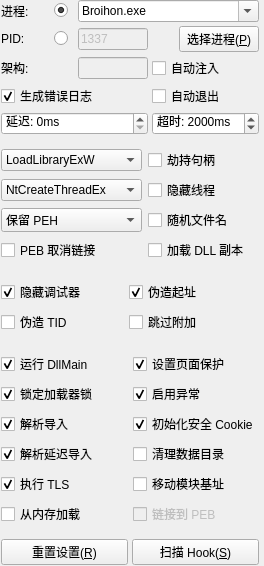
       <widget class="QFrame" name="fr_settings">
        <property name="sizePolicy">
         <sizepolicy hsizetype="Minimum" vsizetype="Minimum">
          <horstretch>0</horstretch>
          <verstretch>0</verstretch>
         </sizepolicy>
        </property>
        <property name="styleSheet">
         <string notr="true"/>
        </property>
        <layout class="QGridLayout" name="gridLayout_4">
         <property name="sizeConstraint">
          <enum>QLayout::SetMinimumSize</enum>
         </property>
         <property name="leftMargin">
          <number>1</number>
         </property>
         <property name="topMargin">
          <number>0</number>
         </property>
         <property name="rightMargin">
          <number>5</number>
         </property>
         <property name="bottomMargin">
          <number>1</number>
         </property>
         <property name="spacing">
          <number>4</number>
         </property>
         <item row="7" column="0" colspan="3">
          <layout class="QVBoxLayout" name="lay_delay_generate">
           <item>
            <widget class="QCheckBox" name="cb_error">
             <property name="sizePolicy">
              <sizepolicy hsizetype="Preferred" vsizetype="Fixed">
               <horstretch>0</horstretch>
               <verstretch>0</verstretch>
              </sizepolicy>
             </property>
             <property name="toolTip">
              <string>&lt;html&gt;&lt;head/&gt;&lt;body&gt;&lt;p&gt;如果勾选，注入失败时会将错误信息写入 GH_Inj_Log.txt。&lt;/p&gt;&lt;/body&gt;&lt;/html&gt;</string>
             </property>
             <property name="text">
              <string>生成错误日志</string>
             </property>
             <property name="checked">
              <bool>true</bool>
             </property>
            </widget>
           </item>
           <item>
            <widget class="QSpinBox" name="sp_delay">
             <property name="toolTip">
              <string>&lt;html&gt;&lt;head/&gt;&lt;body&gt;&lt;p&gt;按指定时间延迟注入。&lt;/p&gt;&lt;/body&gt;&lt;/html&gt;</string>
             </property>
             <property name="buttonSymbols">
              <enum>QAbstractSpinBox::UpDownArrows</enum>
             </property>
             <property name="suffix">
              <string>ms</string>
             </property>
             <property name="prefix">
              <string>延迟: </string>
             </property>
             <property name="maximum">
              <number>60000</number>
             </property>
             <property name="singleStep">
              <number>100</number>
             </property>
             <property name="stepType">
              <enum>QAbstractSpinBox::DefaultStepType</enum>
             </property>
            </widget>
           </item>
          </layout>
         </item>
         <item row="4" column="3">
          <layout class="QHBoxLayout" name="lay_iconselect">
           <item>
            <widget class="QLabel" name="lbl_proc_icon">
             <property name="sizePolicy">
              <sizepolicy hsizetype="Preferred" vsizetype="Fixed">
               <horstretch>0</horstretch>
               <verstretch>0</verstretch>
              </sizepolicy>
             </property>
             <property name="minimumSize">
              <size>
               <width>0</width>
               <height>23</height>
              </size>
             </property>
             <property name="maximumSize">
              <size>
               <width>16777215</width>
               <height>23</height>
              </size>
             </property>
             <property name="text">
              <string/>
             </property>
            </widget>
           </item>
           <item>
            <widget class="QPushButton" name="btn_proc">
             <property name="sizePolicy">
              <sizepolicy hsizetype="Preferred" vsizetype="Fixed">
               <horstretch>0</horstretch>
               <verstretch>0</verstretch>
              </sizepolicy>
             </property>
             <property name="toolTip">
              <string>&lt;html&gt;&lt;head/&gt;&lt;body&gt;&lt;p&gt;使用进程列表选择进程。&lt;/p&gt;&lt;/body&gt;&lt;/html&gt;</string>
             </property>
             <property name="text">
              <string>选择进程(&amp;P)</string>
             </property>
            </widget>
           </item>
          </layout>
         </item>
         <item row="0" column="1">
          <widget class="QRadioButton" name="rb_proc">
           <property name="sizePolicy">
            <sizepolicy hsizetype="Preferred" vsizetype="Fixed">
             <horstretch>0</horstretch>
             <verstretch>0</verstretch>
            </sizepolicy>
           </property>
           <property name="maximumSize">
            <size>
             <width>20</width>
             <height>16777215</height>
            </size>
           </property>
           <property name="toolTip">
            <string>&lt;html&gt;&lt;head/&gt;&lt;body&gt;&lt;p&gt;通过可执行文件名选择目标进程（不唯一）。&lt;/p&gt;&lt;/body&gt;&lt;/html&gt;</string>
           </property>
           <property name="text">
            <string/>
           </property>
           <property name="checked">
            <bool>true</bool>
           </property>
          </widget>
         </item>
         <item row="15" column="0" colspan="4">
          <layout class="QHBoxLayout" name="lay_bottom">
           <item>
            <widget class="QPushButton" name="btn_reset">
             <property name="sizePolicy">
              <sizepolicy hsizetype="Preferred" vsizetype="Fixed">
               <horstretch>0</horstretch>
               <verstretch>0</verstretch>
              </sizepolicy>
             </property>
             <property name="text">
              <string>重置设置(&amp;R)</string>
             </property>
            </widget>
           </item>
           <item>
            <widget class="QPushButton" name="btn_hooks">
             <property name="sizePolicy">
              <sizepolicy hsizetype="Preferred" vsizetype="Fixed">
               <horstretch>0</horstretch>
               <verstretch>0</verstretch>
              </sizepolicy>
             </property>
             <property name="toolTip">
              <string/>
             </property>
             <property name="text">
              <string>扫描 Hook(&amp;S)</string>
             </property>
            </widget>
           </item>
          </layout>
         </item>
         <item row="7" column="3">
          <layout class="QVBoxLayout" name="lay_exit_timeout">
           <item>
            <widget class="QCheckBox" name="cb_close">
             <property name="sizePolicy">
              <sizepolicy hsizetype="Preferred" vsizetype="Fixed">
               <horstretch>0</horstretch>
               <verstretch>0</verstretch>
              </sizepolicy>
             </property>
             <property name="toolTip">
              <string>&lt;html&gt;&lt;head/&gt;&lt;body&gt;&lt;p&gt;注入勾选的 DLL 后自动关闭程序。&lt;/p&gt;&lt;/body&gt;&lt;/html&gt;</string>
             </property>
             <property name="text">
              <string>自动退出</string>
             </property>
            </widget>
           </item>
           <item>
            <widget class="QSpinBox" name="sp_timeout">
             <property name="toolTip">
              <string>&lt;html&gt;&lt;head/&gt;&lt;body&gt;&lt;p&gt;等待 DllMain 完成的时间。&lt;/p&gt;&lt;/body&gt;&lt;/html&gt;</string>
             </property>
             <property name="suffix">
              <string>ms</string>
             </property>
             <property name="prefix">
              <string>超时: </string>
             </property>
             <property name="maximum">
              <number>60000</number>
             </property>
             <property name="singleStep">
              <number>100</number>
             </property>
             <property name="value">
              <number>2000</number>
             </property>
            </widget>
           </item>
          </layout>
         </item>
         <item row="4" column="0">
          <widget class="QLabel" name="lbl_pid">
           <property name="sizePolicy">
            <sizepolicy hsizetype="Preferred" vsizetype="Preferred">
             <horstretch>0</horstretch>
             <verstretch>0</verstretch>
            </sizepolicy>
           </property>
           <property name="toolTip">
            <string>&lt;html&gt;&lt;head/&gt;&lt;body&gt;&lt;p&gt;通过 PID 选择目标进程（唯一，但进程重启后会变化）。&lt;/p&gt;&lt;/body&gt;&lt;/html&gt;</string>
           </property>
           <property name="text">
            <string>PID:</string>
           </property>
          </widget>
         </item>
         <item row="4" column="2">
          <widget class="QLineEdit" name="txt_pid">
           <property name="enabled">
            <bool>false</bool>
           </property>
           <property name="sizePolicy">
            <sizepolicy hsizetype="Preferred" vsizetype="Fixed">
             <horstretch>0</horstretch>
             <verstretch>0</verstretch>
            </sizepolicy>
           </property>
           <property name="maximumSize">
            <size>
             <width>70</width>
             <height>16777215</height>
            </size>
           </property>
           <property name="text">
            <string>1337</string>
           </property>
          </widget>
         </item>
         <item row="11" column="0" colspan="4">
          <widget class="QFrame" name="fr_cloak">
           <layout class="QGridLayout" name="gridLayout_3">
            <property name="leftMargin">
             <number>0</number>
            </property>
            <property name="topMargin">
             <number>5</number>
            </property>
            <property name="rightMargin">
             <number>9</number>
            </property>
            <item row="0" column="0">
             <widget class="QCheckBox" name="cb_threadHide">
              <property name="sizePolicy">
               <sizepolicy hsizetype="Preferred" vsizetype="Fixed">
                <horstretch>0</horstretch>
                <verstretch>0</verstretch>
               </sizepolicy>
              </property>
              <property name="toolTip">
               <string>&lt;html&gt;&lt;head/&gt;&lt;body&gt;&lt;p&gt;对调试器隐藏线程。&lt;/p&gt;&lt;/body&gt;&lt;/html&gt;</string>
              </property>
              <property name="text">
               <string>隐藏调试器</string>
              </property>
              <property name="checked">
               <bool>true</bool>
              </property>
             </widget>
            </item>
            <item row="1" column="1">
             <widget class="QCheckBox" name="cb_threadAttach">
              <property name="sizePolicy">
               <sizepolicy hsizetype="Preferred" vsizetype="Fixed">
                <horstretch>0</horstretch>
                <verstretch>0</verstretch>
               </sizepolicy>
              </property>
              <property name="toolTip">
               <string>&lt;html&gt;&lt;head/&gt;&lt;body&gt;&lt;p&gt;跳过对 DllMain 的 DLL_THREAD_ATTACH/DETACH 调用。&lt;/p&gt;&lt;/body&gt;&lt;/html&gt;</string>
              </property>
              <property name="text">
               <string>跳过附加</string>
              </property>
             </widget>
            </item>
            <item row="1" column="0">
             <widget class="QCheckBox" name="cb_threadTID">
              <property name="sizePolicy">
               <sizepolicy hsizetype="Preferred" vsizetype="Fixed">
                <horstretch>0</horstretch>
                <verstretch>0</verstretch>
               </sizepolicy>
              </property>
              <property name="toolTip">
               <string>&lt;html&gt;&lt;head/&gt;&lt;body&gt;&lt;p&gt;用另一个线程 ID 替换该线程 TEB 中的线程 ID。&lt;/p&gt;&lt;/body&gt;&lt;/html&gt;</string>
              </property>
              <property name="text">
               <string>伪造 TID</string>
              </property>
             </widget>
            </item>
            <item row="0" column="1">
             <widget class="QCheckBox" name="cb_threadStart">
              <property name="sizePolicy">
               <sizepolicy hsizetype="Preferred" vsizetype="Fixed">
                <horstretch>0</horstretch>
                <verstretch>0</verstretch>
               </sizepolicy>
              </property>
              <property name="toolTip">
               <string>&lt;html&gt;&lt;head/&gt;&lt;body&gt;&lt;p&gt;将线程起始地址设置为进程入口点。&lt;/p&gt;&lt;/body&gt;&lt;/html&gt;</string>
              </property>
              <property name="text">
               <string>伪造起址</string>
              </property>
              <property name="checked">
               <bool>true</bool>
              </property>
             </widget>
            </item>
           </layout>
          </widget>
         </item>
         <item row="0" column="0">
          <widget class="QLabel" name="lbl_proc">
           <property name="sizePolicy">
            <sizepolicy hsizetype="Preferred" vsizetype="Preferred">
             <horstretch>0</horstretch>
             <verstretch>0</verstretch>
            </sizepolicy>
           </property>
           <property name="toolTip">
            <string>&lt;html&gt;&lt;head/&gt;&lt;body&gt;&lt;p&gt;通过可执行文件名选择目标进程（不唯一）。&lt;/p&gt;&lt;/body&gt;&lt;/html&gt;</string>
           </property>
           <property name="text">
            <string>进程:</string>
           </property>
          </widget>
         </item>
         <item row="5" column="2">
          <widget class="QLineEdit" name="txt_arch">
           <property name="enabled">
            <bool>false</bool>
           </property>
           <property name="sizePolicy">
            <sizepolicy hsizetype="Preferred" vsizetype="Fixed">
             <horstretch>0</horstretch>
             <verstretch>0</verstretch>
            </sizepolicy>
           </property>
           <property name="maximumSize">
            <size>
             <width>70</width>
             <height>16777215</height>
            </size>
           </property>
          </widget>
         </item>
         <item row="0" column="2" colspan="2">
          <widget class="QComboBox" name="cmb_proc">
           <property name="sizePolicy">
            <sizepolicy hsizetype="Ignored" vsizetype="Fixed">
             <horstretch>0</horstretch>
             <verstretch>0</verstretch>
            </sizepolicy>
           </property>
           <property name="editable">
            <bool>true</bool>
           </property>
           <property name="currentText">
            <string>Broihon.exe</string>
           </property>
          </widget>
         </item>
         <item row="5" column="0" colspan="2">
          <widget class="QLabel" name="lbl_arch">
           <property name="sizePolicy">
            <sizepolicy hsizetype="Preferred" vsizetype="Preferred">
             <horstretch>0</horstretch>
             <verstretch>0</verstretch>
            </sizepolicy>
           </property>
           <property name="toolTip">
            <string>&lt;html&gt;&lt;head/&gt;&lt;body&gt;&lt;p&gt;当前选中目标进程的架构。&lt;/p&gt;&lt;/body&gt;&lt;/html&gt;</string>
           </property>
           <property name="text">
            <string>架构:</string>
           </property>
          </widget>
         </item>
         <item row="10" column="0" colspan="4">
          <widget class="QFrame" name="fr_method">
           <layout class="QGridLayout" name="gridLayout">
            <property name="leftMargin">
             <number>0</number>
            </property>
            <item row="1" column="1">
             <widget class="QCheckBox" name="cb_cloak">
              <property name="toolTip">
               <string>&lt;html&gt;&lt;head/&gt;&lt;body&gt;&lt;p&gt;显示线程隐藏选项。&lt;/p&gt;&lt;/body&gt;&lt;/html&gt;</string>
              </property>
              <property name="text">
               <string>隐藏线程</string>
              </property>
             </widget>
            </item>
            <item row="2" column="0">
             <widget class="QComboBox" name="cmb_peh">
              <property name="sizePolicy">
               <sizepolicy hsizetype="Preferred" vsizetype="Minimum">
                <horstretch>0</horstretch>
                <verstretch>0</verstretch>
               </sizepolicy>
              </property>
              <property name="toolTip">
               <string>&lt;html&gt;&lt;head/&gt;&lt;body&gt;&lt;p&gt;保留 PEH：不修改 DLL 的 PE 头。&lt;/p&gt;&lt;/body&gt;&lt;/html&gt;</string>
              </property>
              <item>
               <property name="text">
                <string>保留 PEH</string>
               </property>
              </item>
              <item>
               <property name="text">
                <string>擦除 PEH</string>
               </property>
              </item>
              <item>
               <property name="text">
                <string>伪造 PEH</string>
               </property>
              </item>
             </widget>
            </item>
            <item row="0" column="1">
             <widget class="QCheckBox" name="cb_hijack">
              <property name="sizePolicy">
               <sizepolicy hsizetype="Preferred" vsizetype="Fixed">
                <horstretch>0</horstretch>
                <verstretch>0</verstretch>
               </sizepolicy>
              </property>
              <property name="toolTip">
               <string>&lt;html&gt;&lt;head/&gt;&lt;body&gt;&lt;p&gt;从其他进程劫持句柄。&lt;/p&gt;&lt;/body&gt;&lt;/html&gt;</string>
              </property>
              <property name="text">
               <string>劫持句柄</string>
              </property>
             </widget>
            </item>
            <item row="1" column="0">
             <widget class="QComboBox" name="cmb_create">
              <property name="toolTip">
               <string>&lt;html&gt;&lt;head/&gt;&lt;body&gt;&lt;p&gt;NtCreateThreadEx：创建简单的远程线程来加载 DLL。&lt;/p&gt;&lt;/body&gt;&lt;/html&gt;</string>
              </property>
              <item>
               <property name="text">
                <string>NtCreateThreadEx</string>
               </property>
              </item>
              <item>
               <property name="text">
                <string>线程劫持</string>
               </property>
              </item>
              <item>
               <property name="text">
                <string>SetWindowsHookEx</string>
               </property>
              </item>
              <item>
               <property name="text">
                <string>QueueUserAPC</string>
               </property>
              </item>
              <item>
               <property name="text">
                <string>KernelCallback</string>
               </property>
              </item>
              <item>
               <property name="text">
                <string>FakeVEH</string>
               </property>
              </item>
             </widget>
            </item>
            <item row="0" column="0">
             <widget class="QComboBox" name="cmb_load">
              <property name="toolTip">
               <string>&lt;html&gt;&lt;head/&gt;&lt;body&gt;&lt;p&gt;LoadLibraryExW 是默认注入方式，直接使用 LoadLibraryExW。&lt;/p&gt;&lt;/body&gt;&lt;/html&gt;</string>
              </property>
              <property name="whatsThis">
               <string>&lt;html&gt;&lt;head/&gt;&lt;body&gt;&lt;p&gt;&lt;br/&gt;&lt;/p&gt;&lt;/body&gt;&lt;/html&gt;</string>
              </property>
              <item>
               <property name="text">
                <string>LoadLibraryExW</string>
               </property>
              </item>
              <item>
               <property name="text">
                <string>LdrLoadDll</string>
               </property>
              </item>
              <item>
               <property name="text">
                <string>LdrpLoadDll</string>
               </property>
              </item>
              <item>
               <property name="text">
                <string>LdrpLoadDllInternal</string>
               </property>
              </item>
              <item>
               <property name="text">
                <string>手动映射</string>
               </property>
              </item>
             </widget>
            </item>
            <item row="2" column="1">
             <widget class="QCheckBox" name="cb_random">
              <property name="sizePolicy">
               <sizepolicy hsizetype="Preferred" vsizetype="Fixed">
                <horstretch>0</horstretch>
                <verstretch>0</verstretch>
               </sizepolicy>
              </property>
              <property name="toolTip">
               <string>&lt;html&gt;&lt;head/&gt;&lt;body&gt;&lt;p&gt;注入前随机重命名 DLL。&lt;/p&gt;&lt;/body&gt;&lt;/html&gt;</string>
              </property>
              <property name="text">
               <string>随机文件名</string>
              </property>
             </widget>
            </item>
            <item row="3" column="0">
             <widget class="QCheckBox" name="cb_unlink">
              <property name="sizePolicy">
               <sizepolicy hsizetype="Preferred" vsizetype="Minimum">
                <horstretch>0</horstretch>
                <verstretch>0</verstretch>
               </sizepolicy>
              </property>
              <property name="toolTip">
               <string>&lt;html&gt;&lt;head/&gt;&lt;body&gt;&lt;p&gt;从进程环境块列表中移除 DLL 条目（手动映射无需此项）。&lt;/p&gt;&lt;/body&gt;&lt;/html&gt;</string>
              </property>
              <property name="text">
               <string>PEB 取消链接</string>
              </property>
             </widget>
            </item>
            <item row="3" column="1">
             <widget class="QCheckBox" name="cb_copy">
              <property name="sizePolicy">
               <sizepolicy hsizetype="Preferred" vsizetype="Fixed">
                <horstretch>0</horstretch>
                <verstretch>0</verstretch>
               </sizepolicy>
              </property>
              <property name="toolTip">
               <string>&lt;html&gt;&lt;head/&gt;&lt;body&gt;&lt;p&gt;在用户临时目录创建 DLL 副本，并将副本加载到目标进程。&lt;/p&gt;&lt;/body&gt;&lt;/html&gt;</string>
              </property>
              <property name="text">
               <string>加载 DLL 副本</string>
              </property>
             </widget>
            </item>
           </layout>
          </widget>
         </item>
         <item row="4" column="1">
          <widget class="QRadioButton" name="rb_pid">
           <property name="sizePolicy">
            <sizepolicy hsizetype="Preferred" vsizetype="Fixed">
             <horstretch>0</horstretch>
             <verstretch>0</verstretch>
            </sizepolicy>
           </property>
           <property name="maximumSize">
            <size>
             <width>20</width>
             <height>16777215</height>
            </size>
           </property>
           <property name="toolTip">
            <string>&lt;html&gt;&lt;head/&gt;&lt;body&gt;&lt;p&gt;通过 PID 选择目标进程（唯一，但进程重启后会变化）。&lt;/p&gt;&lt;/body&gt;&lt;/html&gt;</string>
           </property>
           <property name="text">
            <string/>
           </property>
          </widget>
         </item>
         <item row="5" column="3">
          <widget class="QCheckBox" name="cb_auto">
           <property name="sizePolicy">
            <sizepolicy hsizetype="Preferred" vsizetype="Fixed">
             <horstretch>0</horstretch>
             <verstretch>0</verstretch>
            </sizepolicy>
           </property>
           <property name="toolTip">
            <string>&lt;html&gt;&lt;head/&gt;&lt;body&gt;&lt;p&gt;找到目标进程后自动注入勾选的 DLL。&lt;/p&gt;&lt;/body&gt;&lt;/html&gt;</string>
           </property>
           <property name="text">
            <string>自动注入</string>
           </property>
          </widget>
         </item>
         <item row="12" column="0" colspan="4">
          <widget class="QFrame" name="fr_adv">
           <layout class="QGridLayout" name="gridLayout_2">
            <property name="leftMargin">
             <number>0</number>
            </property>
            <property name="topMargin">
             <number>5</number>
            </property>
            <property name="rightMargin">
             <number>0</number>
            </property>
            <item row="3" column="0">
             <widget class="QCheckBox" name="cb_ldrlock">
              <property name="sizePolicy">
               <sizepolicy hsizetype="Minimum" vsizetype="Fixed">
                <horstretch>0</horstretch>
                <verstretch>0</verstretch>
               </sizepolicy>
              </property>
              <property name="toolTip">
               <string>&lt;html&gt;&lt;head/&gt;&lt;body&gt;&lt;p&gt;执行 DllMain 前获取加载器锁。即使未获取到加载器锁，注入仍会继续。&lt;/p&gt;&lt;/body&gt;&lt;/html&gt;</string>
              </property>
              <property name="text">
               <string>锁定加载器锁</string>
              </property>
              <property name="checked">
               <bool>true</bool>
              </property>
             </widget>
            </item>
            <item row="5" column="1">
             <widget class="QCheckBox" name="cb_cookie">
              <property name="sizePolicy">
               <sizepolicy hsizetype="Minimum" vsizetype="Fixed">
                <horstretch>0</horstretch>
                <verstretch>0</verstretch>
               </sizepolicy>
              </property>
              <property name="toolTip">
               <string>&lt;html&gt;&lt;head/&gt;&lt;body&gt;&lt;p&gt;按随机生成的字节数移动镜像&lt;/p&gt;&lt;/body&gt;&lt;/html&gt;</string>
              </property>
              <property name="text">
               <string>初始化安全 Cookie</string>
              </property>
              <property name="checked">
               <bool>true</bool>
              </property>
             </widget>
            </item>
            <item row="5" column="0">
             <widget class="QCheckBox" name="cb_imports">
              <property name="sizePolicy">
               <sizepolicy hsizetype="Minimum" vsizetype="Fixed">
                <horstretch>0</horstretch>
                <verstretch>0</verstretch>
               </sizepolicy>
              </property>
              <property name="toolTip">
               <string>&lt;html&gt;&lt;head/&gt;&lt;body&gt;&lt;p&gt;解析 DLL 导入并构建 IAT&lt;/p&gt;&lt;/body&gt;&lt;/html&gt;</string>
              </property>
              <property name="text">
               <string>解析导入</string>
              </property>
              <property name="checked">
               <bool>true</bool>
              </property>
             </widget>
            </item>
            <item row="7" column="0">
             <widget class="QCheckBox" name="cb_delay">
              <property name="sizePolicy">
               <sizepolicy hsizetype="Minimum" vsizetype="Fixed">
                <horstretch>0</horstretch>
                <verstretch>0</verstretch>
               </sizepolicy>
              </property>
              <property name="toolTip">
               <string>&lt;html&gt;&lt;head/&gt;&lt;body&gt;&lt;p&gt;初始化时解析延迟导入&lt;/p&gt;&lt;/body&gt;&lt;/html&gt;</string>
              </property>
              <property name="text">
               <string>解析延迟导入</string>
              </property>
              <property name="checked">
               <bool>true</bool>
              </property>
             </widget>
            </item>
            <item row="8" column="0">
             <widget class="QCheckBox" name="cb_tls">
              <property name="sizePolicy">
               <sizepolicy hsizetype="Minimum" vsizetype="Fixed">
                <horstretch>0</horstretch>
                <verstretch>0</verstretch>
               </sizepolicy>
              </property>
              <property name="toolTip">
               <string>&lt;html&gt;&lt;head/&gt;&lt;body&gt;&lt;p&gt;执行 TLS 回调并初始化静态 TLS 数据&lt;/p&gt;&lt;/body&gt;&lt;/html&gt;</string>
              </property>
              <property name="text">
               <string>执行 TLS</string>
              </property>
              <property name="checked">
               <bool>true</bool>
              </property>
             </widget>
            </item>
            <item row="0" column="0">
             <widget class="QCheckBox" name="cb_main">
              <property name="sizePolicy">
               <sizepolicy hsizetype="Minimum" vsizetype="Fixed">
                <horstretch>0</horstretch>
                <verstretch>0</verstretch>
               </sizepolicy>
              </property>
              <property name="toolTip">
               <string>&lt;html&gt;&lt;head/&gt;&lt;body&gt;&lt;p&gt;执行 DllMain&lt;/p&gt;&lt;/body&gt;&lt;/html&gt;</string>
              </property>
              <property name="text">
               <string>运行 DllMain</string>
              </property>
              <property name="checked">
               <bool>true</bool>
              </property>
             </widget>
            </item>
            <item row="7" column="1">
             <widget class="QCheckBox" name="cb_clean">
              <property name="sizePolicy">
               <sizepolicy hsizetype="Minimum" vsizetype="Fixed">
                <horstretch>0</horstretch>
                <verstretch>0</verstretch>
               </sizepolicy>
              </property>
              <property name="toolTip">
               <string>&lt;html&gt;&lt;head/&gt;&lt;body&gt;&lt;p&gt;移除 DLL PE 头中的数据&lt;/p&gt;&lt;/body&gt;&lt;/html&gt;</string>
              </property>
              <property name="text">
               <string>清理数据目录</string>
              </property>
             </widget>
            </item>
            <item row="3" column="1">
             <widget class="QCheckBox" name="cb_seh">
              <property name="sizePolicy">
               <sizepolicy hsizetype="Minimum" vsizetype="Fixed">
                <horstretch>0</horstretch>
                <verstretch>0</verstretch>
               </sizepolicy>
              </property>
              <property name="toolTip">
               <string>&lt;html&gt;&lt;head/&gt;&lt;body&gt;&lt;p&gt;启用异常处理&lt;/p&gt;&lt;/body&gt;&lt;/html&gt;</string>
              </property>
              <property name="text">
               <string>启用异常</string>
              </property>
              <property name="checked">
               <bool>true</bool>
              </property>
             </widget>
            </item>
            <item row="8" column="1">
             <widget class="QCheckBox" name="cb_shift">
              <property name="sizePolicy">
               <sizepolicy hsizetype="Minimum" vsizetype="Fixed">
                <horstretch>0</horstretch>
                <verstretch>0</verstretch>
               </sizepolicy>
              </property>
              <property name="toolTip">
               <string>&lt;html&gt;&lt;head/&gt;&lt;body&gt;&lt;p&gt;按随机生成的偏移移动模块基址。&lt;/p&gt;&lt;/body&gt;&lt;/html&gt;</string>
              </property>
              <property name="text">
               <string>移动模块基址</string>
              </property>
             </widget>
            </item>
            <item row="0" column="1">
             <widget class="QCheckBox" name="cb_protection">
              <property name="sizePolicy">
               <sizepolicy hsizetype="Minimum" vsizetype="Fixed">
                <horstretch>0</horstretch>
                <verstretch>0</verstretch>
               </sizepolicy>
              </property>
              <property name="toolTip">
               <string>&lt;html&gt;&lt;head/&gt;&lt;body&gt;&lt;p&gt;根据节特征设置页面保护&lt;/p&gt;&lt;/body&gt;&lt;/html&gt;</string>
              </property>
              <property name="text">
               <string>设置页面保护</string>
              </property>
              <property name="checked">
               <bool>true</bool>
              </property>
             </widget>
            </item>
            <item row="9" column="0">
             <widget class="QCheckBox" name="cb_memory">
              <property name="toolTip">
               <string>&lt;html&gt;&lt;head/&gt;&lt;body&gt;&lt;p&gt;从内存而不是磁盘加载指定文件。&lt;/p&gt;&lt;/body&gt;&lt;/html&gt;</string>
              </property>
              <property name="text">
               <string>从内存加载</string>
              </property>
             </widget>
            </item>
            <item row="9" column="1">
             <widget class="QCheckBox" name="cb_link">
              <property name="enabled">
               <bool>false</bool>
              </property>
              <property name="toolTip">
               <string>&lt;html&gt;&lt;head/&gt;&lt;body&gt;&lt;p&gt;即将推出...&lt;/p&gt;&lt;/body&gt;&lt;/html&gt;</string>
              </property>
              <property name="text">
               <string>链接到 PEB</string>
              </property>
             </widget>
            </item>
           </layout>
          </widget>
         </item>
        </layout>
       </widget>
